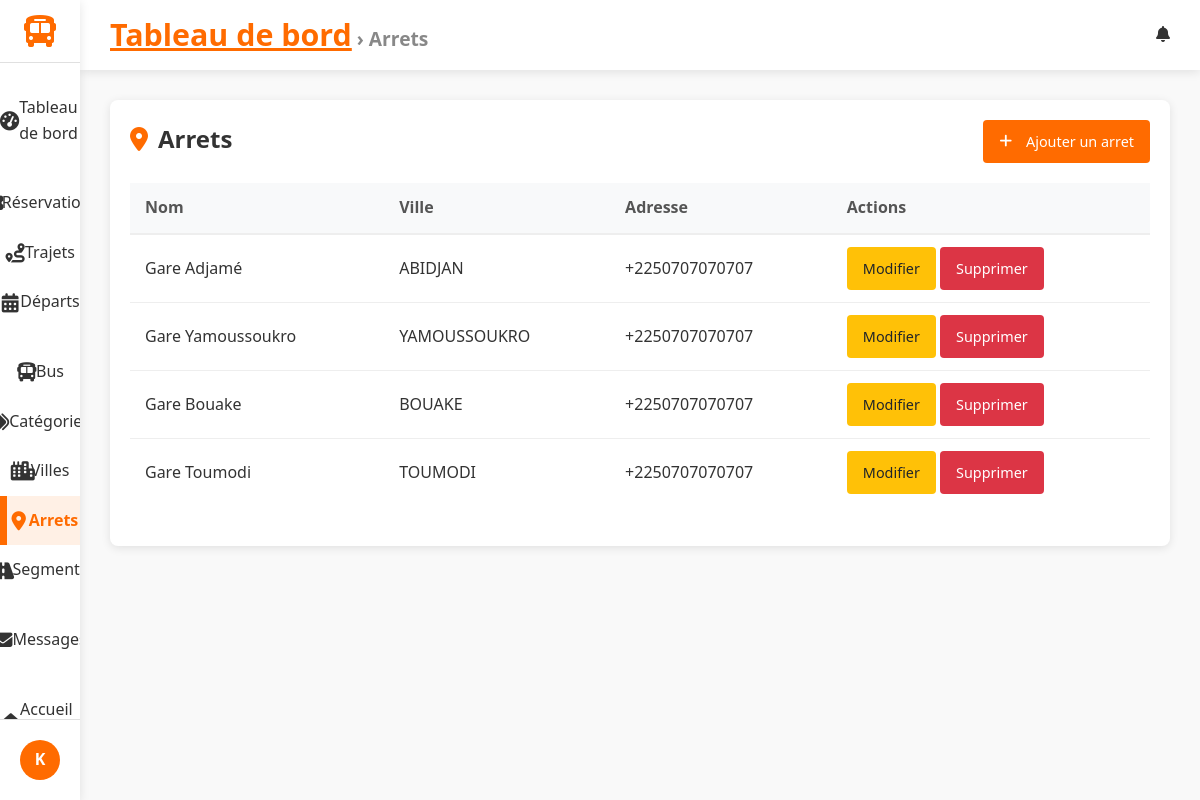
/dashboard/arrets/ (signed in), run on an earlier commit of the app's database.
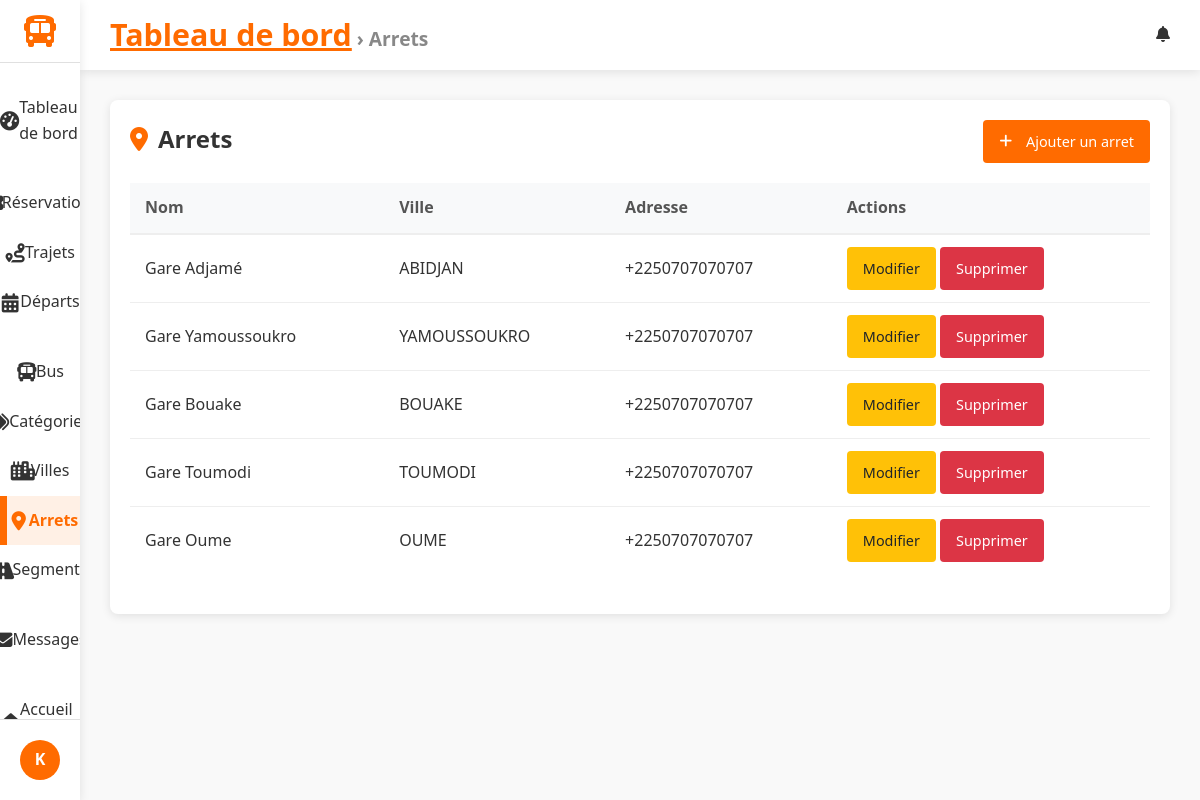
And on a later commit of the database.
### trips/models.py (models this page shows, shortened)
class Arret(models.Model):
    ville = models.ForeignKey(Ville, on_delete=models.CASCADE)
    nom = models.CharField(max_length=100)
    adresse = models.CharField(max_length=200)

class Ville(models.Model):
    nom = models.CharField(max_length=100)
    code = models.CharField(max_length=10, unique=True)

### gareci_admin/views.py (the view)
# urls.py: path("arrets/", ArretListView.as_view(), name="arret_list"),
class ArretListView(StaffRequiredMixin, ActiveTabMixin, BreadcrumbMixin, ListView):
    model = Arret
    template_name = "dashboard/arret_list.html"
    active_tab_value = "arrets"
    breadcrumb_title = "Arrets"

### gareci_admin/utils.py (called while the page is built)
    def test_func(self):
        return self.request.user.is_staff

    def get_context_data(self, **kwargs):
        context = super().get_context_data(**kwargs)
        if self.active_tab_value:
            context['active_tab'] = self.active_tab_value
        return context

    def get_context_data(self, **kwargs):
        context = super().get_context_data(**kwargs)
        if self.breadcrumb_title:
            context['breadcrumb_title'] = self.breadcrumb_title
        return context

### gareci_admin/templates/dashboard/arret_list.html (shortened to what this page needs)
{% extends 'dashboard/dashboard_base.html' %}
{% block content %}
<div class="trips-container">
    <div class="trips-header">
        <h2><i class="fas fa-map-marker-alt"></i> Arrets</h2>
        <a href="{% url 'dashboard:arret_add' %}" class="btn btn-primary"><i class="fas fa-plus"></i> Ajouter un arret</a>
    </div>
    <table class="trips-table">
        <thead><tr><th>Nom</th><th>Ville</th><th>Adresse</th><th>Actions</th></tr></thead>
        <tbody>
            {% for arret in object_list %}
            <tr>
                <td>{{ arret.nom }}</td>
                <td>{{ arret.ville.nom }}</td>
                <td>{{ arret.adresse }}</td>
                <td>
                    <a href="{% url 'dashboard:arret_edit' arret.pk %}" class="btn btn-sm btn-warning">Modifier</a>
                    <a href="{% url 'dashboard:arret_delete' arret.pk %}" class="btn btn-sm btn-danger">Supprimer</a>
                </td>
            </tr>
            {% empty %}
            <tr><td colspan="4">Aucun arret.</td></tr>
            {% endfor %}
        </tbody>
    </table>
</div>
{% endblock %}

What changed in the data, as far as the page shows it:
added Arret: nom "Gare Oume", ville.nom "OUME", adresse "+2250707070707"
